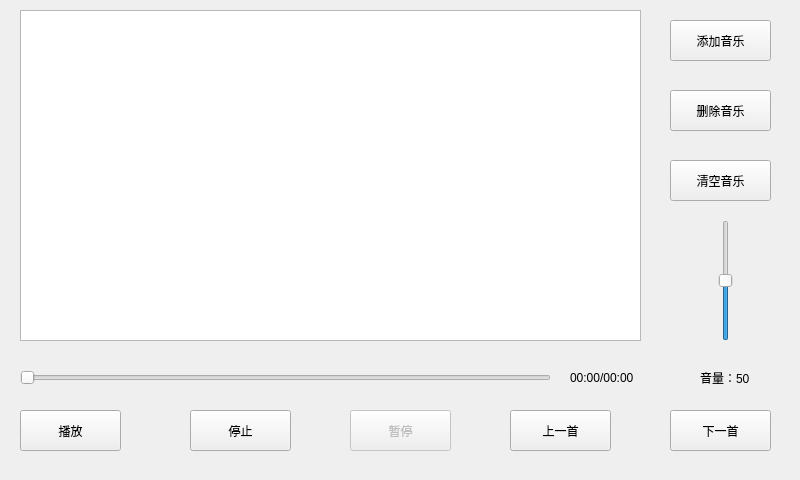
<?xml version="1.0" encoding="UTF-8"?>
<ui version="4.0">
 <class>MyMediaPlayer</class>
 <widget class="QWidget" name="MyMediaPlayer">
  <property name="geometry">
   <rect>
    <x>0</x>
    <y>0</y>
    <width>800</width>
    <height>480</height>
   </rect>
  </property>
  <property name="windowTitle">
   <string>MyMediaPlayer</string>
  </property>
  <widget class="QPushButton" name="pushButton_clearmusic">
   <property name="geometry">
    <rect>
     <x>670</x>
     <y>160</y>
     <width>101</width>
     <height>41</height>
    </rect>
   </property>
   <property name="text">
    <string>清空音乐</string>
   </property>
  </widget>
  <widget class="QPushButton" name="pushButton_addmusic">
   <property name="geometry">
    <rect>
     <x>670</x>
     <y>20</y>
     <width>101</width>
     <height>41</height>
    </rect>
   </property>
   <property name="text">
    <string>添加音乐</string>
   </property>
  </widget>
  <widget class="QPushButton" name="pushButton_prev">
   <property name="geometry">
    <rect>
     <x>510</x>
     <y>410</y>
     <width>101</width>
     <height>41</height>
    </rect>
   </property>
   <property name="text">
    <string>上一首</string>
   </property>
  </widget>
  <widget class="QPushButton" name="pushButton_deletemusic">
   <property name="geometry">
    <rect>
     <x>670</x>
     <y>90</y>
     <width>101</width>
     <height>41</height>
    </rect>
   </property>
   <property name="text">
    <string>删除音乐</string>
   </property>
  </widget>
  <widget class="QPushButton" name="pushButton_stop_cont">
   <property name="enabled">
    <bool>false</bool>
   </property>
   <property name="geometry">
    <rect>
     <x>350</x>
     <y>410</y>
     <width>101</width>
     <height>41</height>
    </rect>
   </property>
   <property name="text">
    <string>暂停</string>
   </property>
  </widget>
  <widget class="QPushButton" name="pushButton_next">
   <property name="geometry">
    <rect>
     <x>670</x>
     <y>410</y>
     <width>101</width>
     <height>41</height>
    </rect>
   </property>
   <property name="text">
    <string>下一首</string>
   </property>
  </widget>
  <widget class="QListWidget" name="listWidget">
   <property name="geometry">
    <rect>
     <x>20</x>
     <y>10</y>
     <width>621</width>
     <height>331</height>
    </rect>
   </property>
  </widget>
  <widget class="QPushButton" name="pushButton_play">
   <property name="geometry">
    <rect>
     <x>20</x>
     <y>410</y>
     <width>101</width>
     <height>41</height>
    </rect>
   </property>
   <property name="text">
    <string>播放</string>
   </property>
  </widget>
  <widget class="QPushButton" name="pushButton_cancel">
   <property name="geometry">
    <rect>
     <x>190</x>
     <y>410</y>
     <width>101</width>
     <height>41</height>
    </rect>
   </property>
   <property name="text">
    <string>停止</string>
   </property>
  </widget>
  <widget class="QSlider" name="horizontalSlider">
   <property name="geometry">
    <rect>
     <x>20</x>
     <y>362</y>
     <width>531</width>
     <height>31</height>
    </rect>
   </property>
   <property name="orientation">
    <enum>Qt::Horizontal</enum>
   </property>
  </widget>
  <widget class="QSlider" name="verticalSlider">
   <property name="geometry">
    <rect>
     <x>710</x>
     <y>220</y>
     <width>31</width>
     <height>121</height>
    </rect>
   </property>
   <property name="maximum">
    <number>100</number>
   </property>
   <property name="value">
    <number>50</number>
   </property>
   <property name="orientation">
    <enum>Qt::Vertical</enum>
   </property>
  </widget>
  <widget class="QLabel" name="label_vol">
   <property name="geometry">
    <rect>
     <x>700</x>
     <y>362</y>
     <width>61</width>
     <height>31</height>
    </rect>
   </property>
   <property name="text">
    <string>音量：50</string>
   </property>
  </widget>
  <widget class="QLabel" name="label_pos">
   <property name="geometry">
    <rect>
     <x>570</x>
     <y>362</y>
     <width>71</width>
     <height>31</height>
    </rect>
   </property>
   <property name="text">
    <string>00:00/00:00</string>
   </property>
  </widget>
 </widget>
 <resources/>
 <connections/>
</ui>
